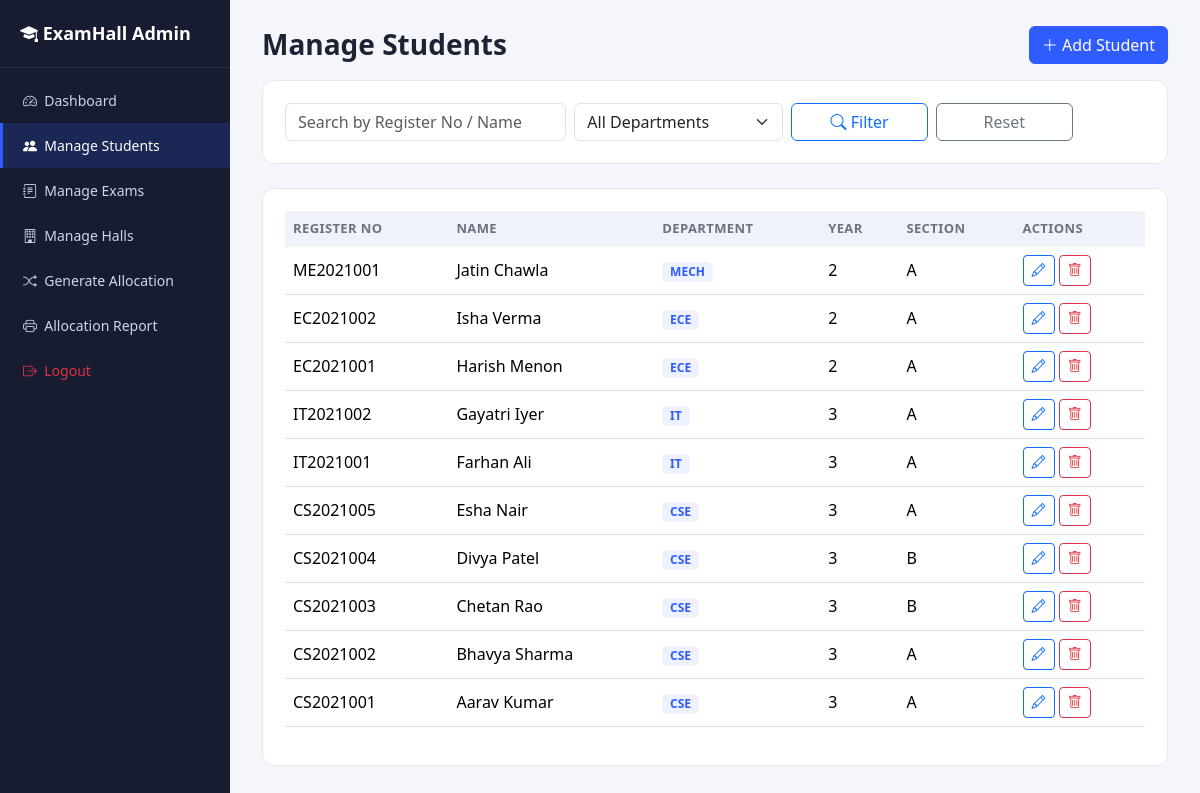
The app's page /admin/students.php (signed in) with its own data.
### tables this page shows
CREATE TABLE students (
  student_id  INT AUTO_INCREMENT PRIMARY KEY,
  register_no VARCHAR(30)  NOT NULL UNIQUE,
  name        VARCHAR(100) NOT NULL,
  department  VARCHAR(50)  NOT NULL,
  year        VARCHAR(10)  NOT NULL,
  section     VARCHAR(10)  NOT NULL,
  password    VARCHAR(255) NOT NULL,    
  created_at  TIMESTAMP DEFAULT CURRENT_TIMESTAMP
);

### includes/functions.php (called while the page is built, shortened)
<?php
function h($value) {
    return htmlspecialchars($value ?? '', ENT_QUOTES, 'UTF-8');
}

### admin/students.php (the view, shortened to what this page needs)
<?php
require_once __DIR__ . '/../includes/functions.php';
require_once __DIR__ . '/../config/db.php';
$search = trim($_GET['search'] ?? '');
$sql = 'SELECT * FROM students WHERE 1=1';
$params = [];
$sql .= ' ORDER BY student_id DESC';
$stmt = $pdo->prepare($sql);
$stmt->execute($params);
$students = $stmt->fetchAll();
$active = 'students';
require __DIR__ . '/../includes/admin_header.php';
?>
<div class="d-flex justify-content-between align-items-center mb-3">
  <h3 class="page-title mb-0">Manage Students</h3>
  <button class="btn btn-primary no-print" data-bs-toggle="modal" data-bs-target="#studentModal" onclick="openAddModal()">
    <i class="bi bi-plus-lg"></i> Add Student
  </button>
</div>
<div class="panel no-print">
  <form class="row g-2" method="GET">
    <div class="col-md-4">
      <input type="text" name="search" class="form-control" placeholder="Search by Register No / Name" value="<?= h($search) ?>">
    </div>
    <div class="col-md-3">
      <select name="department" class="form-select">
        <option value="">All Departments</option>
      </select>
    </div>
    <div class="col-md-2">
      <button class="btn btn-outline-primary w-100" type="submit"><i class="bi bi-search"></i> Filter</button>
    </div>
    <div class="col-md-2">
      <a href="students.php" class="btn btn-outline-secondary w-100">Reset</a>
    </div>
  </form>
</div>
<div class="panel">
  <div class="table-responsive">
    <table class="table align-middle">
      <thead>
        <tr>
          <th>Register No</th><th>Name</th><th>Department</th><th>Year</th><th>Section</th><th class="no-print">Actions</th>
        </tr>
      </thead>
      <tbody>
        <?php foreach ($students as $s): ?>
          <tr>
            <td><?= h($s['register_no']) ?></td>
            <td><?= h($s['name']) ?></td>
            <td><span class="badge badge-dept"><?= h($s['department']) ?></span></td>
            <td><?= h($s['year']) ?></td>
            <td><?= h($s['section']) ?></td>
            <td class="no-print">
              <button class="btn btn-sm btn-outline-primary"
                onclick='openEditModal(<?= json_encode($s) ?>)'>
                <i class="bi bi-pencil"></i>
              </button>
              <a href="student_delete.php?id=<?= (int)$s['student_id'] ?>" class="btn btn-sm btn-outline-danger confirm-delete">
                <i class="bi bi-trash"></i>
              </a>
            </td>
          </tr>
        <?php endforeach; ?>
      </tbody>
    </table>
  </div>
</div>
<?php require __DIR__ . '/../includes/admin_footer.php'; ?>

### includes/admin_header.php (shortened to what this page needs)
<?php
$active = $active ?? '';
?>
<!DOCTYPE html>
<html lang="en">
<head>
  <link href="https://cdn.jsdelivr.net/npm/bootstrap@5.3.3/dist/css/bootstrap.min.css" rel="stylesheet">
  <link href="https://cdn.jsdelivr.net/npm/bootstrap-icons@1.11.3/font/bootstrap-icons.css" rel="stylesheet">
  <link href="../css/style.css" rel="stylesheet">
</head>
<body>
<div class="app-layout">
  <div class="sidebar no-print">
    <span class="brand"><i class="bi bi-mortarboard-fill"></i> ExamHall Admin</span>
    <a href="dashboard.php" class="<?= $active === 'dashboard' ? 'active' : '' ?>"><i class="bi bi-speedometer2"></i>&nbsp; Dashboard</a>
    <a href="students.php" class="<?= $active === 'students' ? 'active' : '' ?>"><i class="bi bi-people-fill"></i>&nbsp; Manage Students</a>
    <a href="exams.php" class="<?= $active === 'exams' ? 'active' : '' ?>"><i class="bi bi-journal-text"></i>&nbsp; Manage Exams</a>
    <a href="halls.php" class="<?= $active === 'halls' ? 'active' : '' ?>"><i class="bi bi-building"></i>&nbsp; Manage Halls</a>
    <a href="allocate.php" class="<?= $active === 'allocate' ? 'active' : '' ?>"><i class="bi bi-shuffle"></i>&nbsp; Generate Allocation</a>
    <a href="report.php" class="<?= $active === 'report' ? 'active' : '' ?>"><i class="bi bi-printer"></i>&nbsp; Allocation Report</a>
    <a href="../logout.php" class="text-danger"><i class="bi bi-box-arrow-right"></i>&nbsp; Logout</a>
  </div>
  <div class="main-content">

### includes/admin_footer.php (shortened to what this page needs)
  </div>
</div>
</body>
</html>

### css/style.css (style rules this page uses)
:root { --primary: #2f5cff; --primary-dark: #1e3fc2; --bg: #f4f6fb; --card-bg: #ffffff; --text-dark: #1c2333; --text-muted: #6b7280; --border: #e5e8f0; --success: #1aa262; --danger: #e34747; }
* { box-sizing: border-box; }
body { background: var(--bg); color: var(--text-dark); font-family: 'Segoe UI', Roboto, Arial, sans-serif; }
.app-layout { display: flex; min-height: 100vh; }
.sidebar { width: 230px; background: #171c30; color: #cfd5ec; flex-shrink: 0; padding: 20px 0; }
.sidebar .brand { color: #fff; font-weight: 700; font-size: 18px; padding: 0 20px 20px 20px; display: block; border-bottom: 1px solid rgba(255,255,255,0.08); margin-bottom: 10px; }
.sidebar a { display: block; padding: 12px 20px; color: #cfd5ec; text-decoration: none; font-size: 14px; border-left: 3px solid transparent; }
.sidebar a:hover, .sidebar a.active { background: rgba(47, 92, 255, 0.18); color: #fff; border-left-color: var(--primary); }
.main-content { flex-grow: 1; padding: 26px 32px; }
.page-title { font-weight: 700; margin-bottom: 22px; }
.panel { background: var(--card-bg); border-radius: 12px; border: 1px solid var(--border); padding: 22px; margin-bottom: 24px; }
.table thead th { background: #f0f2fa; font-size: 13px; text-transform: uppercase; letter-spacing: .03em; color: var(--text-muted); border-bottom: none; }
.btn-primary { background: var(--primary); border-color: var(--primary); }
.badge-dept { background: #eef1ff; color: var(--primary); font-weight: 600; }

### records on screen
students: register_no "ME2021001", name "Jatin Chawla", department "MECH", year "2", section "A"
students: register_no "EC2021002", name "Isha Verma", department "ECE", year "2", section "A"
students: register_no "EC2021001", name "Harish Menon", department "ECE", year "2", section "A"
students: register_no "IT2021002", name "Gayatri Iyer", department "IT", year "3", section "A"
students: register_no "IT2021001", name "Farhan Ali", department "IT", year "3", section "A"
students: register_no "CS2021005", name "Esha Nair", department "CSE", year "3", section "A"
students: register_no "CS2021004", name "Divya Patel", department "CSE", year "3", section "B"
students: register_no "CS2021003", name "Chetan Rao", department "CSE", year "3", section "B"
students: register_no "CS2021002", name "Bhavya Sharma", department "CSE", year "3", section "A"
students: register_no "CS2021001", name "Aarav Kumar", department "CSE", year "3", section "A"
